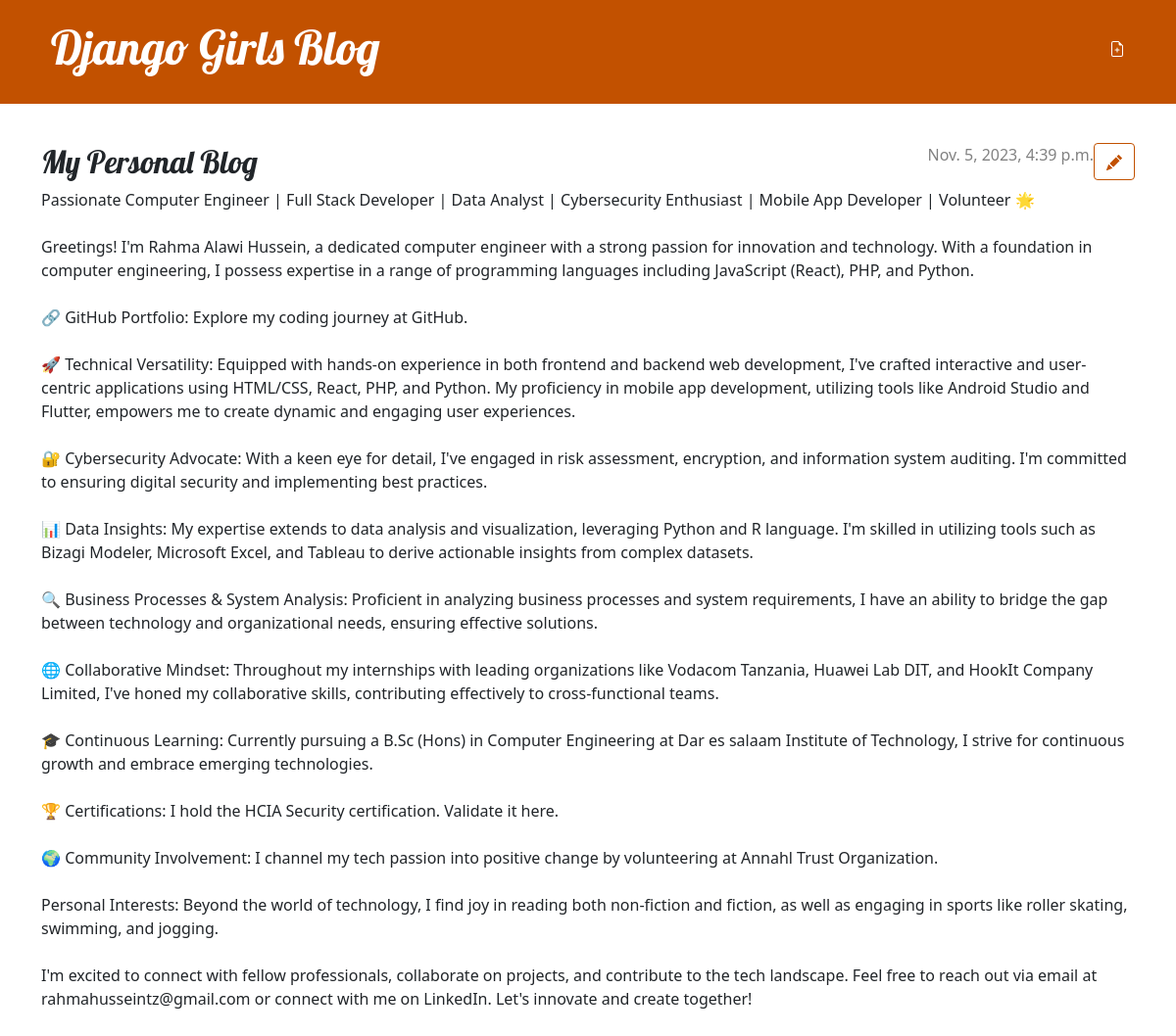
Screenshot of /post/3/ with the database file from the repository.
### blog/models.py (models this page shows, shortened)
class Post(models.Model):
    author = models.ForeignKey(settings.AUTH_USER_MODEL, on_delete=models.CASCADE)
    title = models.CharField(max_length=200)
    text = models.TextField()
    created_date = models.DateTimeField(default=timezone.now)
    published_date = models.DateTimeField(blank=True, null=True)

### blog/views.py (the view)
# urls.py: path("post/<int:pk>/", views.post_detail, name="post_detail"),
def post_detail(request, pk):
    post = get_object_or_404(Post, pk=pk)
    return render(request, "blog/post_detail.html", {"post": post})

### blog/templates/blog/post_detail.html (shortened to what this page needs)
{% extends 'blog/base.html' %}
{% block content %}
    <article class="post">
        <aside class="actions">
            <a class="btn btn-secondary" href="{% url 'post_edit' pk=post.pk %}">
            </a>
        </aside>
        {% if post.published_date %}
            <time class="date">
                {{ post.published_date }}
            </time>
        {% endif %}
        <h2>{{ post.title }}</h2>
        <p>{{ post.text|linebreaksbr }}</p>
    </article>
{% endblock %}

### blog/static/css/blog.css (style rules this page uses)
h1, h2, h3, h4 { font-family: 'Lobster', cursive; }
.date { color: #828282; }
.post { margin-bottom: 70px; }
.post > .date, .post > .actions { float: right; }
.btn-secondary, .btn-secondary:visited { color: #C25100; background: none; border-color: #C25100; }

### rows the page displays
Post: published_date "Nov. 5, 2023, 4:39 p.m.", title "My Personal Blog", text "Passionate Computer Engineer | Full Stack Developer | Data Analyst | Cybersecurity Enthusiast | Mobile App Developer | Volunteer 🌟 Greetings! I'm Rahma Alawi Hussein, a dedicated computer engineer with a strong passion for innovation and technology. With a foundation in computer engineering, I possess expertise in a range of programming languages including JavaScript (React), PHP, and Python. 🔗 GitHub Portfolio: Explore my coding journey at GitHub. 🚀 Technical Versatility: Equipped with hands-on experience in both frontend and backend web development, I've crafted interactive and user-centric applications using HTML/CSS, React, PHP, and Python. My proficiency in mobile app development,…"
